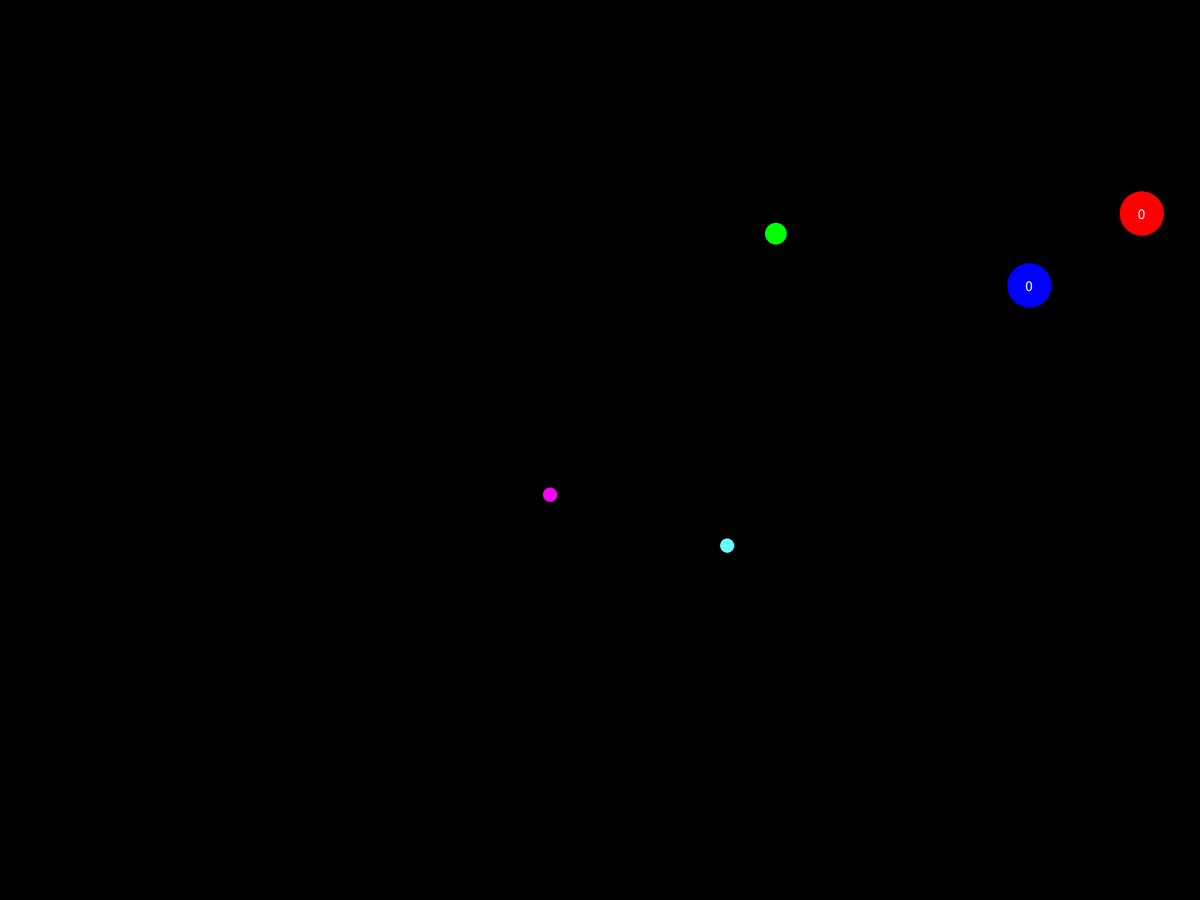
Frame 1 (no input)
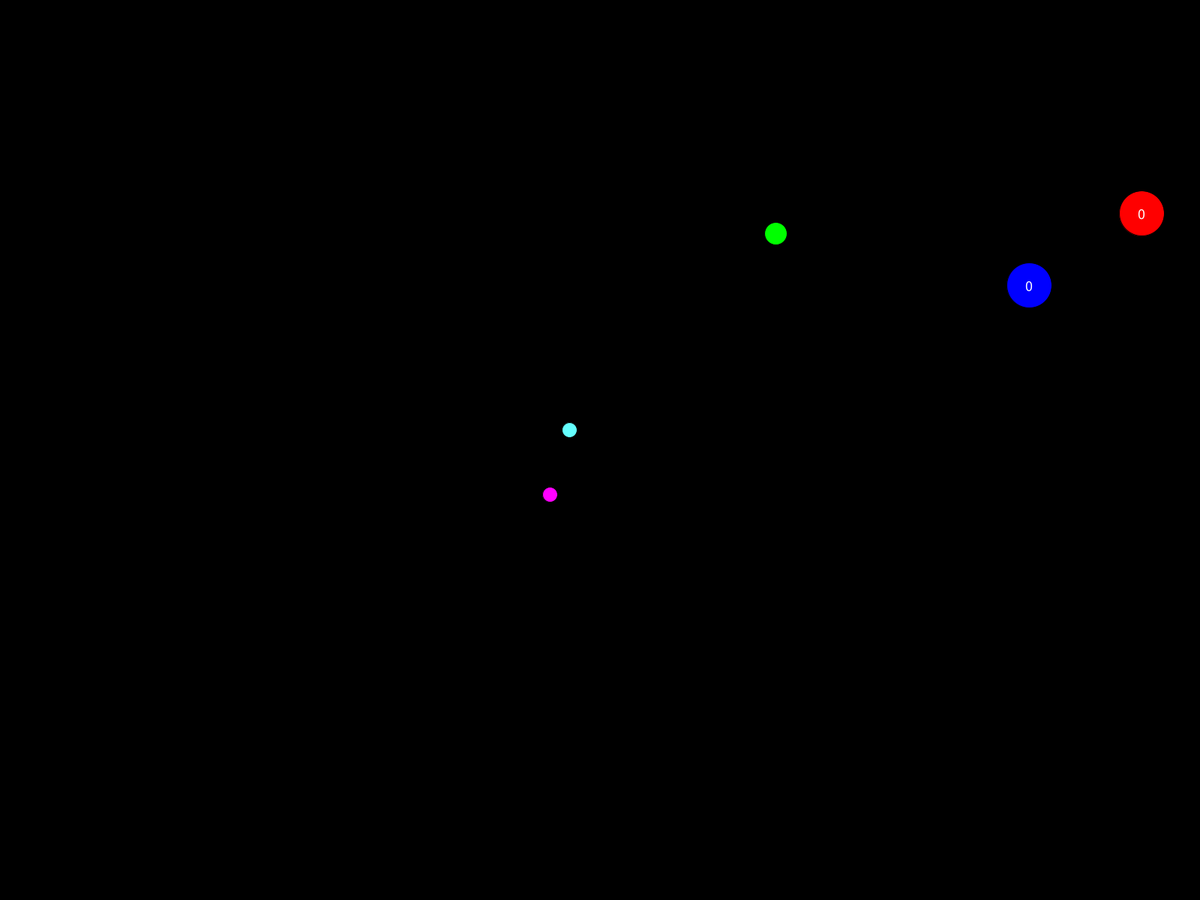
Frame 60 (the mouse pressed at the canvas centre just before this capture)
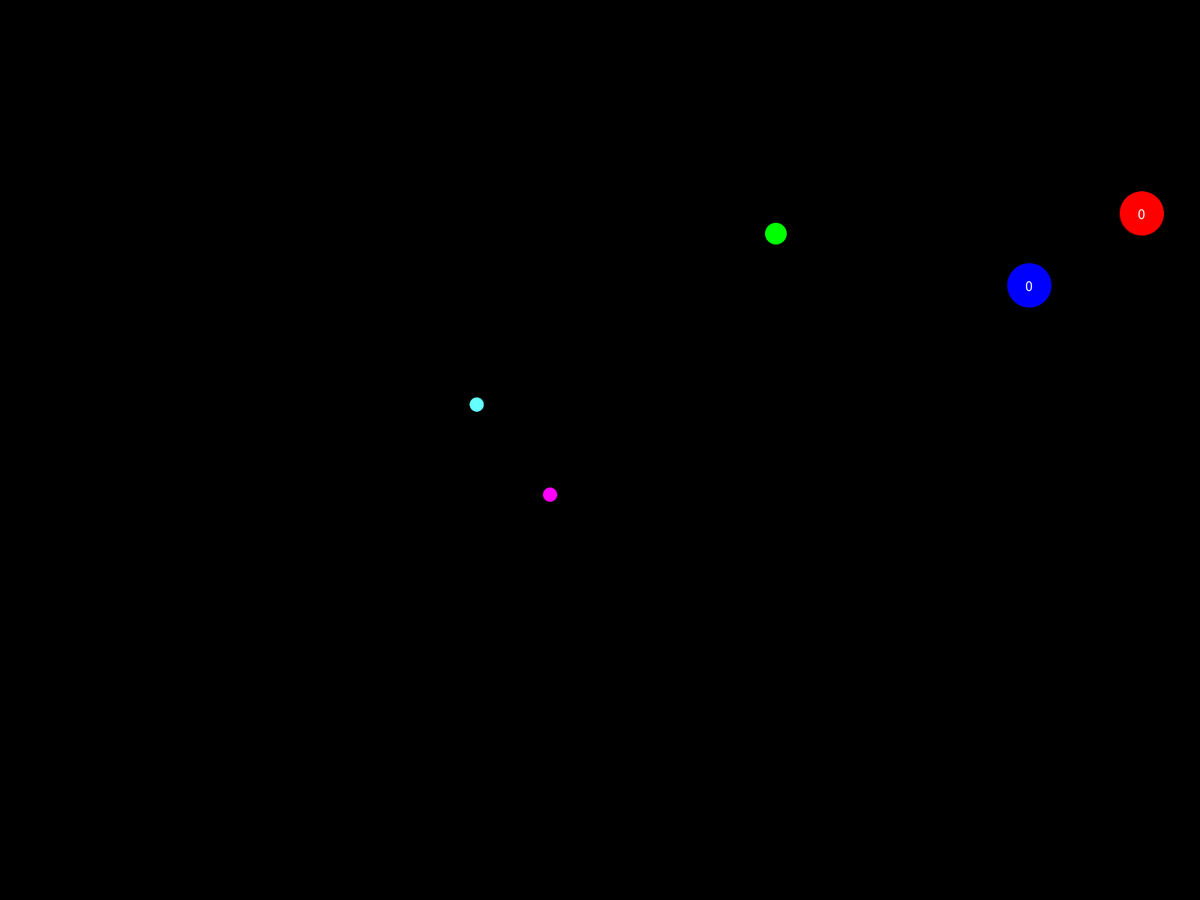
Frame 120 (the mouse held since frame 60 and released just before this capture)

The Processing sketch that drew these frames (run headless with seeded random() and noise(); from frame 60 on, the mouse is pressed at the canvas centre):

// Processing sketch: TwoPlayerGameWithFood
// ── TwoPlayerGameWithFood.pde
import java.util.HashSet;
HashSet<Integer> keysDown = new HashSet<Integer>();
Player1 p1;
Player2 p2;
Boost b;
Timer t;
Food f;
Reverse r;

void setup() {
  fullScreen();
  //size(800, 800);
  stroke(0);
  strokeWeight(1);
  fill(255, 0, 0);
  f = new Food();
  p1 = new Player1();
  p2 = new Player2();
  b = new Boost();
  r = new Reverse();
  t = new Timer(2000);
  t.pause();
  background(0);
}

void draw() {
  background(0);
  //ellipse(x, y, 100, 100);
  t.update();
  customPress();
  f.show();
  b.show();
  r.show();
  p1.show();
  p2.show();
  
  if(p1.eat(f)){
    p1.score++;
    fill(0);
    ellipse(f.x, f.y, f.s, f.s);
    f.x = random(width);
    f.y = random(height);
  }
  if(p2.eat(f)){
    p2.score++;
    fill(0);
    ellipse(f.x, f.y, f.s, f.s);
    f.x = random(width);
    f.y = random(height);
  }
  
  if(p1.boo(b)){
    p1.boosted = true;
    fill(0);
    ellipse(b.x, b.y, b.s, b.s);
    t.reset();
    t.begin();
    p1.sp = 12;
    b.x = random(width);
    b.y = random(height);
  }
  if(p2.boo(b)){
    p2.boosted = true;
    fill(0);
    ellipse(b.x, b.y, b.s, b.s);
    t.reset();
    t.begin();
    p2.sp = 12;
    b.x = random(width);
    b.y = random(height);
  }
  if(p1.reverseCard(r)){
    p2.rev();
    p1.score++;
    r.counter += random(.2, .8);
  }
  if(p2.reverseCard(r)){
    p1.rev();
    p2.score++;
    r.counter += random(.2, .8);
  }
  if(t.fire){
    p1.sp = 4;
    p2.sp = 4;
    t.pause();
    t.fire = false;
  }
    
}

void customPress() {
  for (Integer k : keysDown) {
    //print(k + " ");
    if (k == 87) { //w
      p1.y -= (p1.sp * p1.dmult);
    } 
    if (k == 83) { //s
      p1.y += (p1.sp * p1.dmult);
    } 
    if (k == 65) { //a
      p1.x -= (p1.sp * p1.dmult);
    } 
    if (k == 68) { //d
      p1.x += (p1.sp * p1.dmult);
    } 
    if (k == 73) { //w
      p2.y -= (p2.sp * p2.dmult);
    } 
    if (k == 75) { //s
      p2.y += (p2.sp * p2.dmult);
    } 
    if (k == 74) { //a
      p2.x -= (p2.sp * p2.dmult);
    } 
    if (k == 76) { //d
      p2.x += (p2.sp * p2.dmult);
    } 
  }
  //println();
}

void keyPressed(KeyEvent e) {
  println(e.getKeyCode());
  keysDown.add(e.getKeyCode());
  if(key == '1'){
    p1.rev();
  }
}

void keyReleased(KeyEvent e) {
  keysDown.remove(e.getKeyCode());
}

boolean keyDown(int kcode) {
  return keysDown.contains(kcode);
}

// ── Boost.pde
class Boost {
  float x, y, s;
  
  Boost(){
   x = random(width);
   y = random(height);
   s = 20;
  }
  
  void show(){
   fill(255, 0, 255);
   ellipse(x, y, s, s); 
  }
  
}

// ── Food.pde
class Food {
  float x, y, s;
  
  Food(){
   x = random(width);
   y = random(height);
   s = 30;
  }
  
  void show(){
   fill(0, 255, 0);
   ellipse(x, y, s, s); 
  }
  
}

// ── Player1.pde
class Player1 {
 float x, y, s, sp;
 color c = color(255, 0, 0);
 int score = 0;
 boolean boosted = false;
 Timer reverseT;
 float dmult = 1;
 
  Player1(){
   x = random(width);
   y = random(height);
   s = 60;
   sp= 4;
   reverseT = new Timer(2000);
   reverseT.pause();
  }
  void rev(){
    dmult = -1;
    reverseT.reset();
    reverseT.begin();
    
  }
  void show(){
    reverseT.update();
    if(reverseT.fire){
      dmult = 1;
      reverseT.fire = false;
      reverseT.pause();
    }
    if(x > width){
      x = 0;
    } else if (x < 0){
      x = width;
    }
    if(y > height){
      y = 0;
    } else if (y < 0){
      y = height;
    }
    fill(c);
    
    ellipse(x, y, s, s);
    textAlign(CENTER, CENTER);
    textSize(20);
    fill(255);
    text(score, x, y);
  }
  
  boolean eat(Food f){
    if(dist(x, y, f.x, f.y) <= s/2 + f.s/2){
      return true;
    } else {
      return false;
    }
    
  }
  boolean boo(Boost b){
    if(dist(x, y, b.x, b.y) <= s/2 + b.s/2){
      return true;
    } else {
      return false;
    }
    
  }
  boolean reverseCard(Reverse rr){
    if(dist(x, y, rr.x, rr.y) <= s/2 + rr.s/2){
      return true;
    } else {
      return false;
    }
    
  }
  
  
}

// ── Player2.pde
class Player2 {
  float x, y, s, sp;
  color c = color(0, 0, 255);
  int score = 0;
  boolean boosted = false;
  Timer reverseT;
  float dmult = 1;

  Player2() {
    x = random(width);
    y = random(height);
    s = 60;
    sp= 4;
    reverseT = new Timer(2000);
    reverseT.pause();
  }
  void rev() {
    dmult = -1;
    reverseT.reset();
    reverseT.begin();
  }
  void show() {
    reverseT.update();
    if (reverseT.fire) {
      dmult = 1;
      reverseT.fire = false;
      reverseT.pause();
    }
    if (x > width) {
      x = 0;
    } else if (x < 0) {
      x = width;
    }
    if (y > height) {
      y = 0;
    } else if (y < 0) {
      y = height;
    }
    fill(c);

    ellipse(x, y, s, s);
    textAlign(CENTER, CENTER);
    textSize(20);
    fill(255);
    text(score, x, y);
  }

  boolean eat(Food f) {
    if (dist(x, y, f.x, f.y) <= s/2 + f.s/2) {
      return true;
    } else {
      return false;
    }
  }
  boolean boo(Boost b) {
    if (dist(x, y, b.x, b.y) <= s/2 + b.s/2) {
      return true;
    } else {
      return false;
    }
  }
   boolean reverseCard(Reverse rr){
    if(dist(x, y, rr.x, rr.y) <= s/2 + rr.s/2){
      return true;
    } else {
      return false;
    }
    
  }
}

// ── Reverse.pde
class Reverse {
  float x, y, s;
  float counter = 0;
  float incr = 0.005;
  float offset;
  Reverse() {
    //x = random(width);
    //y = random(height);
    x = map(noise(counter), 0, 1, 0, width);
    y = map(noise(counter), 0, 1, 0, height);
    s = 20;
    offset = random(0, 1);
  }

  void show() {
    fill(100, 255, 255);
    ellipse(x, y, s, s);
    x = map(noise(counter), 0, 1, 0, width);
    y = map(noise(counter + offset), 0, 1, 0, height);
    counter += incr;
    offset += incr;
  }
}

// ── Timer.pde
class Timer {
  long cm, pm;
  int interval;
  boolean fire = false;
  boolean running = true;
  int difference;
  
  Timer(int i ) {
    interval = i;
    cm = millis();
    pm = cm;
  }
  void pause(){
    running = false;
  }
  
  void begin(){
    running = true;
  }
  
  void changeInterval(int ii){
    interval = ii;
  }
  
  void reset(){
    cm = millis();
    pm = cm;
  }
  
  int getTime(){
    return difference;
  }
  
  void update() {
    if (running) {
      cm = millis();
      difference = int(cm - pm);
      if (difference >= interval) {
        pm = cm;
        fire = true;
      }
    }
  }
}
